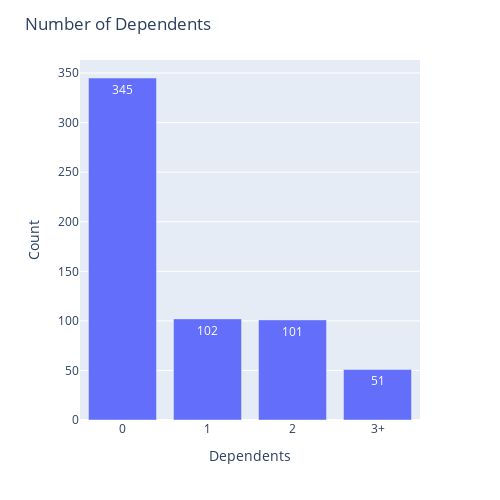

The code cell stored with this chart in its notebook:
### Code cell
fig = px.bar(data_frame=loan_data, x=loan_data['Dependents'].value_counts().index, y=loan_data['Dependents'].value_counts().values,text_auto=True)
fig.update_layout(title='Number of Dependents',xaxis_title='Dependents',yaxis_title='Count',width=500,height=500)
fig.show()

### Figure 1 — Plotly figure (JSON) as saved in the notebook; plotly's stock layout.template omitted (floating-point values rounded to 4 significant figures)
{"data": [{"alignmentgroup": "True", "hovertemplate": "x=%{x}<br>y=%{y}<extra></extra>", "legendgroup": "", "marker": {"color": "#636efa", "pattern": {"shape": ""}}, "name": "", "offsetgroup": "", "orientation": "v", "showlegend": false, "textposition": "auto", "texttemplate": "%{y}", "type": "bar", "x": ["0", "1", "2", "3+"], "xaxis": "x", "y": [345, 102, 101, 51], "yaxis": "y"}], "layout": {"barmode": "relative", "height": 500, "legend": {"tracegroupgap": 0}, "margin": {"t": 60}, "title": {"text": "Number of Dependents"}, "width": 500, "xaxis": {"anchor": "y", "domain": [0, 1], "title": {"text": "Dependents"}}, "yaxis": {"anchor": "x", "domain": [0, 1], "title": {"text": "Count"}}}}
